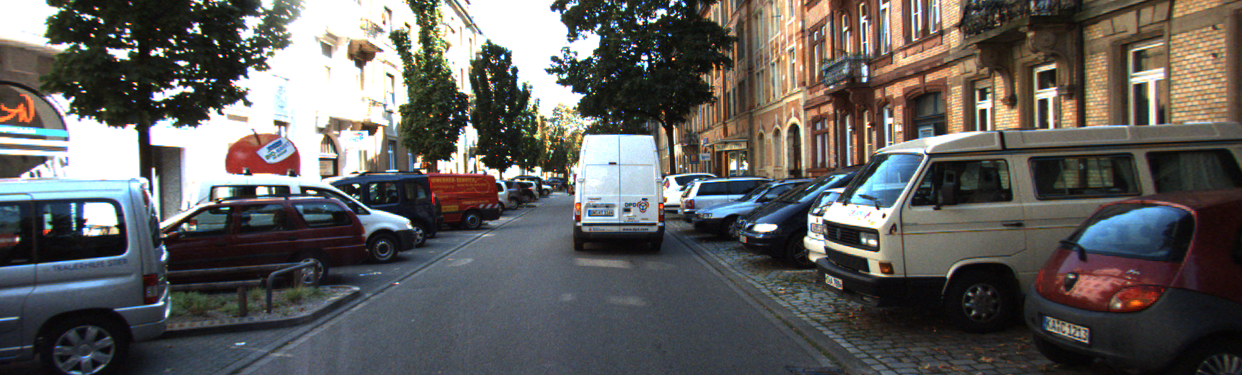
#> input picture data_scene_flow/testing/image_2/000005_10.png, 1242 x 375 px, given in place of 000182_10.png, which was not available
$ jupyter execute image_filtering.ipynb   (Python 2 division)
#> lines starting #> are read from the running program, lines starting #| are printed output that depends on the picture; pictures that were not available may be replaced by others from this repository, and a replacement may not be noted
[cell 1]
# Import Section
import cv2
import matplotlib.pyplot as plt
from matplotlib.patches import Rectangle
import numpy as np
from tqdm import tqdm
from math import tan
from matplotlib import pyplot as plt
plt.style.use('seaborn')

[cell 2]
# Setting paths
datapath = "./sample_data/"
left_frame_path = datapath + "left.ppm"
right_frame_path = datapath + "right.ppm"
disparity_path = datapath + "truedisp.pgm"

left_frame_path = "../data_scene_flow/training/image_2/000182_10.png"
right_frame_path = "../data_scene_flow/training/image_3/000182_10.png"

left_frame = cv2.imread(left_frame_path, cv2.IMREAD_COLOR)  # Load the image in color mode
#> left_frame is the input picture: shape (375, 1242, 3); mean B, G, R 92.8, 95, 96.8

# Apply fastNlMeansDenoising to the grayscale image
left_frame_denoised = cv2.fastNlMeansDenoisingColored(left_frame, None, 15, 6, 7, 21)
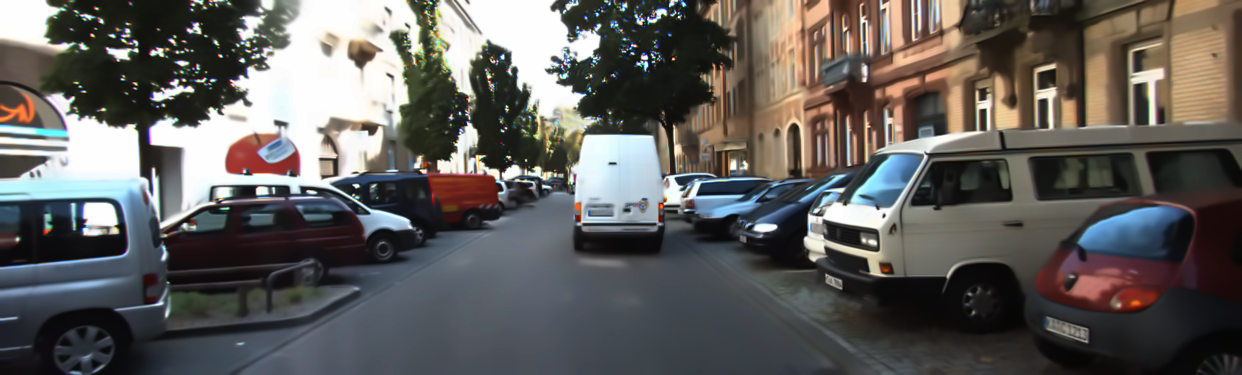
#> left_frame_denoised: shape (375, 1242, 3); mean B, G, R 91.5, 93.9, 96.2

# show images
plt.figure(figsize=(20, 10))
plt.subplot(121)
plt.imshow(left_frame)
plt.title("Original Image")
plt.subplot(122)
plt.imshow(left_frame_denoised)
plt.title("Denoised Image")
plt.show()
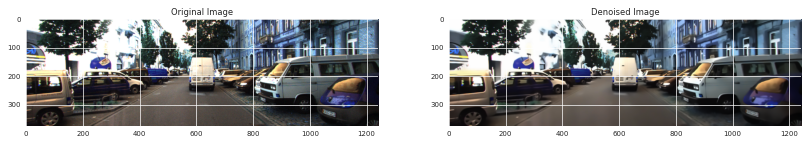
#> figure drawn by matplotlib, 2 panels; B, G, R data is drawn as R, G, B

$ run again, on data_scene_flow/training/disp_noc_0/000005_10.png
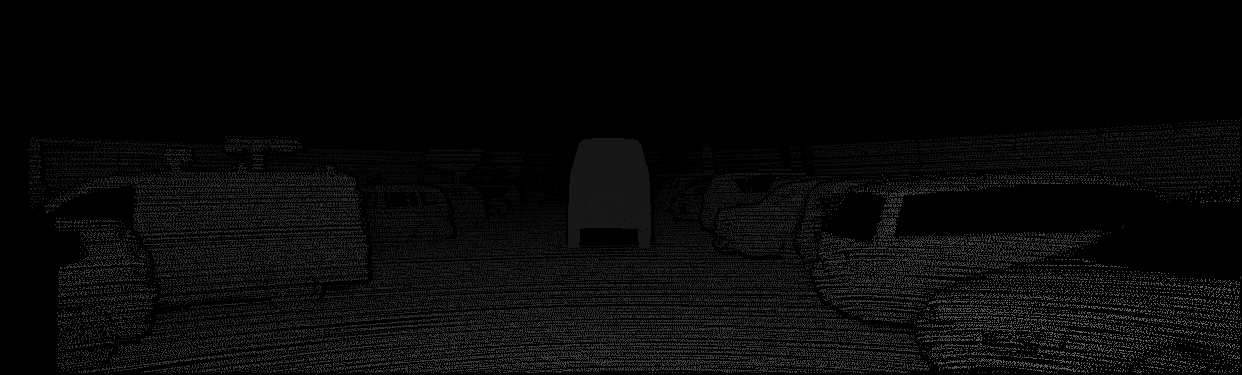
#> input picture data_scene_flow/training/disp_noc_0/000005_10.png, 1242 x 375 px, given in place of 000182_10.png, which was not available
#> left_frame is the input picture: shape (375, 1242, 3); min 0, max 101, mean 7.9
#> `plt.show()`:
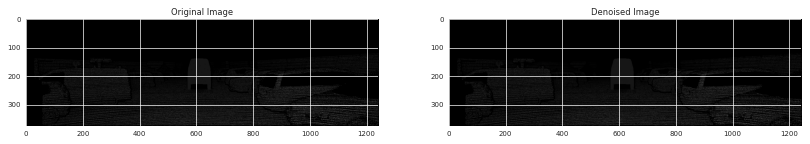
#> figure drawn by matplotlib, 2 panels; B, G, R data is drawn as R, G, B
